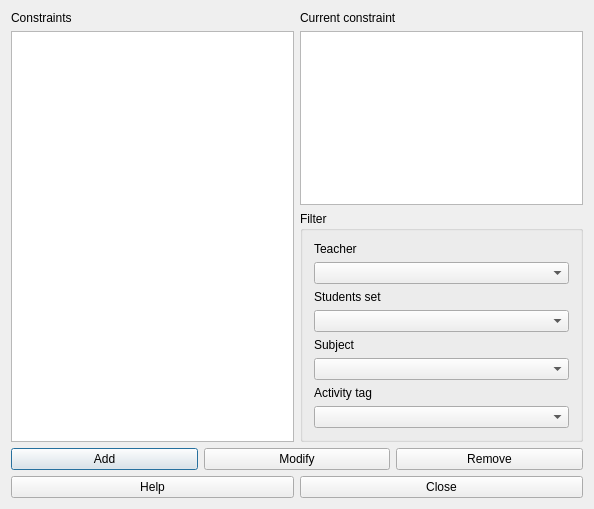
<?xml version="1.0" encoding="UTF-8"?>
<ui version="4.0">
 <class>ConstraintMaxDaysBetweenActivitiesForm_template</class>
 <widget class="QDialog" name="ConstraintMaxDaysBetweenActivitiesForm_template">
  <property name="geometry">
   <rect>
    <x>0</x>
    <y>0</y>
    <width>594</width>
    <height>509</height>
   </rect>
  </property>
  <property name="windowTitle">
   <string extracomment="This is the title of the dialog to see the list of all constraints of this type">Constraints max days between activities</string>
  </property>
  <layout class="QGridLayout" name="gridLayout_2">
   <item row="0" column="0">
    <widget class="QLabel" name="constraintsTextLabel">
     <property name="frameShape">
      <enum>QFrame::NoFrame</enum>
     </property>
     <property name="frameShadow">
      <enum>QFrame::Plain</enum>
     </property>
     <property name="text">
      <string>Constraints</string>
     </property>
     <property name="wordWrap">
      <bool>false</bool>
     </property>
    </widget>
   </item>
   <item row="0" column="1">
    <widget class="QLabel" name="currentConstraintTextLabel">
     <property name="text">
      <string>Current constraint</string>
     </property>
     <property name="wordWrap">
      <bool>false</bool>
     </property>
    </widget>
   </item>
   <item row="1" column="0" rowspan="2">
    <widget class="QListWidget" name="constraintsListWidget"/>
   </item>
   <item row="1" column="1">
    <widget class="QPlainTextEdit" name="currentConstraintTextEdit"/>
   </item>
   <item row="2" column="1">
    <widget class="QGroupBox" name="filterGroupBox">
     <property name="title">
      <string>Filter</string>
     </property>
     <layout class="QGridLayout" name="gridLayout">
      <item row="0" column="0">
       <widget class="QLabel" name="teachersTextLabel">
        <property name="text">
         <string>Teacher</string>
        </property>
        <property name="wordWrap">
         <bool>false</bool>
        </property>
       </widget>
      </item>
      <item row="1" column="0">
       <widget class="QComboBox" name="teachersComboBox"/>
      </item>
      <item row="2" column="0">
       <widget class="QLabel" name="studentsTextLabel">
        <property name="text">
         <string>Students set</string>
        </property>
        <property name="wordWrap">
         <bool>false</bool>
        </property>
       </widget>
      </item>
      <item row="3" column="0">
       <widget class="QComboBox" name="studentsComboBox"/>
      </item>
      <item row="4" column="0">
       <widget class="QLabel" name="subjectsTextLabel">
        <property name="text">
         <string>Subject</string>
        </property>
        <property name="wordWrap">
         <bool>false</bool>
        </property>
       </widget>
      </item>
      <item row="5" column="0">
       <widget class="QComboBox" name="subjectsComboBox"/>
      </item>
      <item row="6" column="0">
       <widget class="QLabel" name="activityTagsTextLabel">
        <property name="text">
         <string>Activity tag</string>
        </property>
        <property name="wordWrap">
         <bool>false</bool>
        </property>
       </widget>
      </item>
      <item row="7" column="0">
       <widget class="QComboBox" name="activityTagsComboBox"/>
      </item>
     </layout>
    </widget>
   </item>
   <item row="3" column="0" colspan="2">
    <layout class="QHBoxLayout">
     <item>
      <widget class="QPushButton" name="addConstraintPushButton">
       <property name="text">
        <string>Add</string>
       </property>
      </widget>
     </item>
     <item>
      <widget class="QPushButton" name="modifyConstraintPushButton">
       <property name="text">
        <string>Modify</string>
       </property>
      </widget>
     </item>
     <item>
      <widget class="QPushButton" name="removeConstraintPushButton">
       <property name="text">
        <string>Remove</string>
       </property>
      </widget>
     </item>
    </layout>
   </item>
   <item row="4" column="0" colspan="2">
    <layout class="QHBoxLayout">
     <item>
      <widget class="QPushButton" name="helpPushButton">
       <property name="text">
        <string>Help</string>
       </property>
      </widget>
     </item>
     <item>
      <widget class="QPushButton" name="closePushButton">
       <property name="text">
        <string>Close</string>
       </property>
      </widget>
     </item>
    </layout>
   </item>
  </layout>
 </widget>
 <layoutdefault spacing="6" margin="11"/>
 <resources/>
 <connections/>
</ui>
